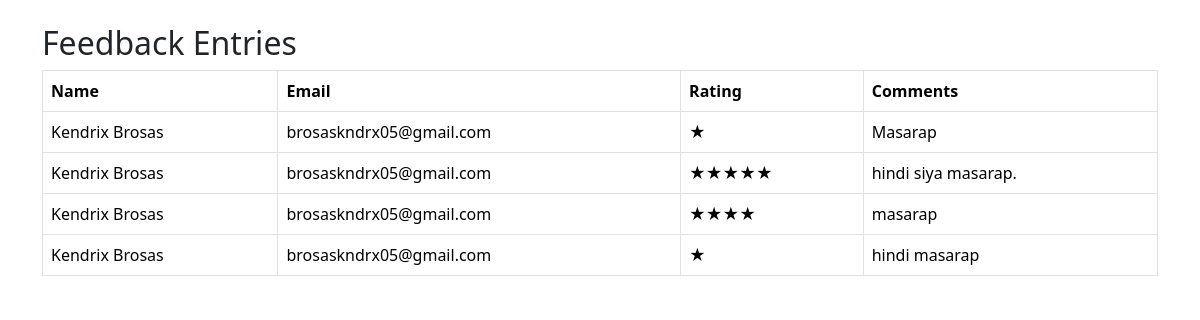
Screenshot of /pages/list.php with the database file from the repository.
### tables this page shows
CREATE TABLE `feedback` (
  `id` int(11) NOT NULL,
  `rating` tinyint(4) NOT NULL,
  `name` varchar(100) NOT NULL,
  `email` varchar(100) NOT NULL,
  `comment` text NOT NULL,
  `created_at` timestamp NOT NULL DEFAULT current_timestamp()
);

### pages/list.php (the view, shortened to what this page needs)
<?php
require_once "../config.php";
?>
<!DOCTYPE html>
<html lang="en">
<head>
  <link href="https://cdn.jsdelivr.net/npm/bootstrap@5.3.3/dist/css/bootstrap.min.css" rel="stylesheet">
</head>
<body class="container mt-4">
  <h2>Feedback Entries</h2>
  <table class="table table-bordered">
    <thead>
      <tr>
        <th>Name</th>
        <th>Email</th>
        <th>Rating</th>
        <th>Comments</th>
      </tr>
    </thead>
    <tbody>
      <?php
      $result = $conn->query("SELECT * FROM feedback");
      while ($row = $result->fetch_assoc()):
        ?>
        <tr>
          <td><?= htmlspecialchars($row['name']) ?></td>
          <td><?= htmlspecialchars($row['email']) ?></td>
          <td><?= str_repeat('★', $row['rating']) ?></td>
          <td><?= htmlspecialchars($row['comment']) ?></td>
        </tr>
      <?php endwhile; ?>
    </tbody>
  </table>
</body>
</html>

### rows the page displays
feedback: name "Kendrix Brosas", email "brosaskndrx05@gmail.com", rating "★", comment "Masarap"
feedback: name "Kendrix Brosas", email "brosaskndrx05@gmail.com", rating "★★★★★", comment "hindi siya masarap."
feedback: name "Kendrix Brosas", email "brosaskndrx05@gmail.com", rating "★★★★", comment "masarap"
feedback: name "Kendrix Brosas", email "brosaskndrx05@gmail.com", rating "★", comment "hindi masarap"
